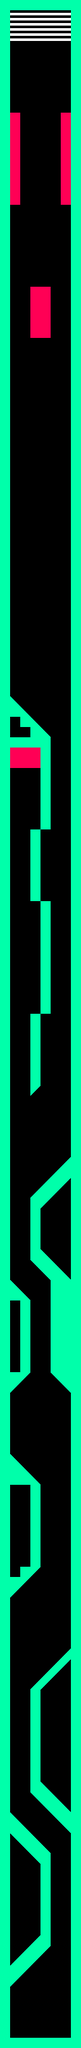

The image is a tile-based game level rendered from a .tmx file. Its description and source (layers, tilesets, objects; grid data summarised) follow:
An orthogonal 8x200 tile map with 16x16 px tiles, 1 tile layer (Ground) and 13 objects (Spawn).

<map version="1.10" tiledversion="1.11.0" orientation="orthogonal" renderorder="right-down" width="8" height="200" tilewidth="16" tileheight="16" infinite="0" nextlayerid="4" nextobjectid="2">
 <editorsettings>
  <export target="Level_1.json" format="json" />
 </editorsettings>
 <tileset firstgid="1" name="tileset" tilewidth="16" tileheight="16" tilecount="64" columns="8">
  <image source="../../img/tileset.png" width="128" height="128" />
  <tile id="0">
   <objectgroup draworder="index" id="2">
    <object id="1" x="0" y="0" width="16" height="16" />
   </objectgroup>
  </tile>
  <tile id="1">
   <objectgroup draworder="index" id="3">
    <object id="3" x="0" y="0">
     <polygon points="0,0 16,16 16,0" />
    </object>
   </objectgroup>
  </tile>
  <tile id="2">
   <objectgroup draworder="index" id="2">
    <object id="1" x="0" y="16">
     <polygon points="0,0 16,-16 0,-16 0,0" />
    </object>
   </objectgroup>
  </tile>
  <tile id="4">
   <objectgroup draworder="index" id="2">
    <object id="1" x="0" y="16">
     <polygon points="0,0 16,0 0,-16 0,0" />
    </object>
   </objectgroup>
  </tile>
  <tile id="6">
   <objectgroup draworder="index" id="2">
    <object id="1" x="0" y="0">
     <polygon points="0,-0.00390625 0,16 7.99609,15.9922 7.99219,8" />
    </object>
   </objectgroup>
  </tile>
  <tile id="7">
   <objectgroup draworder="index" id="2">
    <object id="1" x="16" y="16">
     <polygon points="0,0 0,-16 -8,-7.98828 -8.00391,0 0,0" />
    </object>
   </objectgroup>
  </tile>
  <tile id="8">
   <objectgroup draworder="index" id="2">
    <object id="1" x="0" y="0">
     <polygon points="0,0 0,16 16,16 16,0 0,0" />
    </object>
   </objectgroup>
  </tile>
  <tile id="14">
   <objectgroup draworder="index" id="2">
    <object id="1" x="8" y="15.9883">
     <polygon points="0,0 0.00390625,-15.9805 -8,-15.9883 -8,0.0117188" />
    </object>
   </objectgroup>
  </tile>
  <tile id="15">
   <objectgroup draworder="index" id="2">
    <object id="1" x="8" y="0" width="8" height="16" />
   </objectgroup>
  </tile>
  <tile id="16">
   <objectgroup draworder="index" id="2">
    <object id="1" x="0" y="0">
     <polygon points="0,0 0,16 16,16 16,0 0,0" />
    </object>
   </objectgroup>
  </tile>
  <tile id="22">
   <objectgroup draworder="index" id="2">
    <object id="1" x="0" y="16">
     <polygon points="0,0 8,-8.01563 7.99219,-15.9844 0,-16 0,0" />
    </object>
   </objectgroup>
  </tile>
  <tile id="23">
   <objectgroup draworder="index" id="2">
    <object id="2" x="16" y="15.9688">
     <polygon points="0,0.0234375 -7.99609,-7.96875 -8,-16.0313 0,-15.9688 0.00659722,0.0228299" />
    </object>
   </objectgroup>
  </tile>
 </tileset>
 <imagelayer id="3" name="Background" offsetx="0" offsety="-0.666667" repeaty="1">
  <image source="../../img/backgrounds/Level_1.png" />
 </imagelayer>
 <layer id="1" name="Ground" width="8" height="200">
  <data>[1600 cells, 641 non-empty, 7 distinct tile ids]</data>
 </layer>
 <objectgroup id="2" name="Objects">
  <object id="1" name="Spawn" x="63.8182" y="3151.82">
   <point />
  </object>
 </objectgroup>
</map>